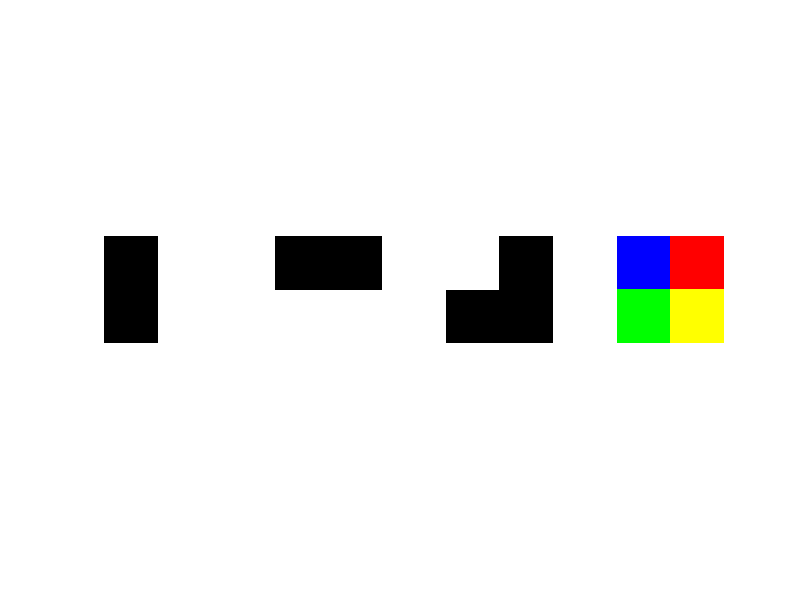

Source code (MATLAB):
% MAI - CV
% Laboratory 1
% Exercise 1
% Deliverable by: Johannes Heidecke

% create the 3 images in gray scale:
I1 = zeros(200, 200, 'uint8');
I1(:, 101:200) = 255;
I2 = zeros(200, 200, 'uint8');
I2(101:200, :) = 255;
I3 = zeros(200, 200, 'uint8');
I3(1:100, 1:100) = 255;

% combine the 3 obtained images to construct a RGB image:
IRGB = cat(3, I1, I2, I3);

% display the images:
figure;
subplot(1, 4, 1);
imshow(I1);
subplot(1, 4, 2);
imshow(I2);
subplot(1, 4, 3);
imshow(I3);
subplot(1, 4, 4);
imshow(IRGB);

% save the RGB image:
imwrite(IRGB, '3channels.jpg');